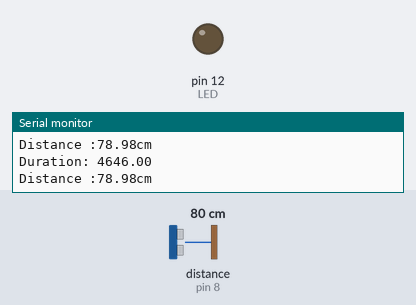
The sketch below on a simulated Arduino Uno, built with avr-gcc and run on an emulated ATmega328P. On the bench: output pins drawn as LEDs (lit = HIGH), the last lines printed to the serial monitor. Wiring (inferred from the names in the program): ultrasonic range finder: trigger pin 9; echo pin 8. Inputs (shaded band) come from the test bench; at power-on: distance to the obstacle (sensor on pin 8) 80 cm. The echo pulse lasts 58.3 µs per cm; pins used as bus, display or sensor lines are not drawn.

Above: at 1.2 s.
1.3 s: distance to the obstacle (sensor on pin 8) set to 7 cm
2.8 s: distance to the obstacle (sensor on pin 8) set to 4 cm
At 4.0 s:
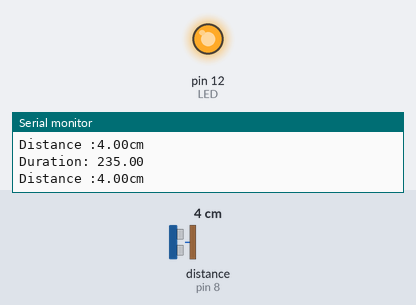
4.3 s: distance to the obstacle (sensor on pin 8) set to 18 cm
At 5.0 s:
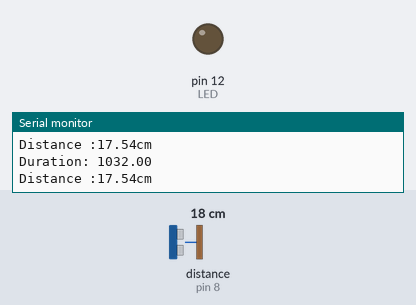
5.8 s: distance to the obstacle (sensor on pin 8) set to 2 cm
At 6.4 s:
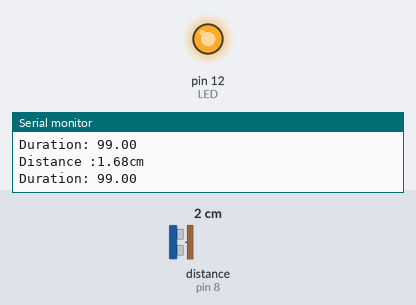
Timing chart, 0 to 8.3 s (numbered marks = the images above; inputs shaded):
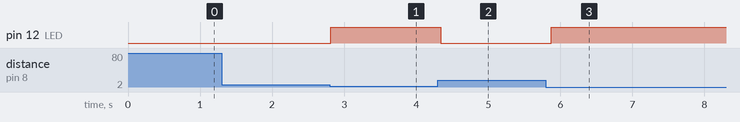

Measured:
- the behaviour switches between 6 and 5 cm on distance to the obstacle (sensor on pin 8) (found by bisection; images 0 and 1)
- after the input at 2.8 s, pin 12 (LED): LOW → HIGH at once
- after the input at 4.3 s, pin 12 (LED): HIGH → LOW at once
- after the input at 5.8 s, pin 12 (LED): LOW → HIGH after 0.08 s

The sketch:

sensorlight.ino
```cpp
#define TRIG 9
#define ECHO 8
int LED = 12;

void setup() {
  Serial.begin(9600);
  pinMode(TRIG, OUTPUT);
  pinMode(ECHO, INPUT);
  pinMode(LED, OUTPUT);
}

void loop() {
  digitalWrite(TRIG, HIGH);
  delayMicroseconds(10);
  digitalWrite(TRIG, LOW);

  float duration = pulseIn (ECHO, HIGH);
  float distance = ((float)(340*duration)/10000)/2;

  Serial.print("Duration: ");
  Serial.print(duration);
  Serial.print("\nDistance :");
  Serial.print(distance);
  Serial.println("cm\n");

  if (distance <= 5) {
    digitalWrite(LED, HIGH);
  }
  else {
    digitalWrite(LED, LOW);
  }
  delay(100);
}
```
